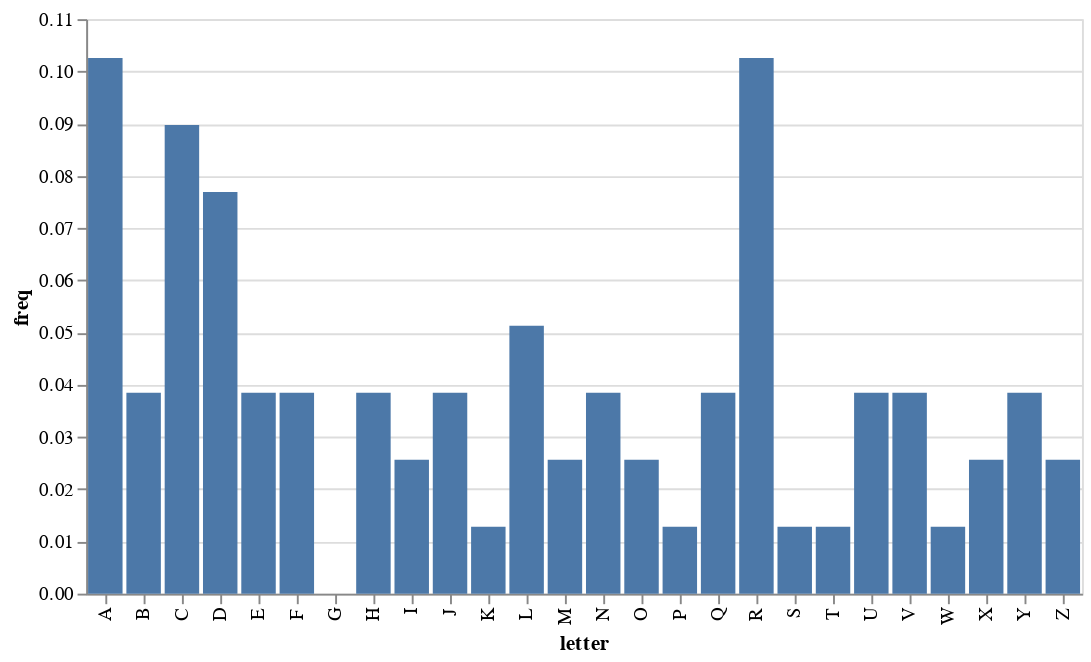

The notebook cell this image was saved under:
### Code cell
freq_chart(Y[1::6])

### Figure 1 — Vega-Lite specification as saved in the notebook (floating-point values rounded to 4 significant figures)
{"config": {"view": {"continuousWidth": 400, "continuousHeight": 300}}, "data": {"name": "data-f960a1c1455f653927bb84aa06ee81ee"}, "mark": "bar", "encoding": {"tooltip": [{"field": "letter", "type": "nominal"}, {"field": "freq", "type": "quantitative"}], "x": {"field": "letter", "scale": {"domain": ["A", "B", "C", "D", "E", "F", "G", "H", "I", "J", "K", "L", "M", "N", "O", "P", "Q", "R", "S", "T", "U", "V", "W", "X", "Y", "Z"]}, "type": "nominal"}, "y": {"field": "freq", "type": "quantitative"}}, "$schema": "https://vega.github.io/schema/vega-lite/v4.17.0.json", "datasets": {"data-f960a1c1455f653927bb84aa06ee81ee": [{"letter": "A", "freq": 0.1026}, {"letter": "B", "freq": 0.03846}, {"letter": "C", "freq": 0.08974}, {"letter": "D", "freq": 0.07692}, {"letter": "E", "freq": 0.03846}, {"letter": "F", "freq": 0.03846}, {"letter": "G", "freq": 0.0}, {"letter": "H", "freq": 0.03846}, {"letter": "I", "freq": 0.02564}, {"letter": "J", "freq": 0.03846}, {"letter": "K", "freq": 0.01282}, {"letter": "L", "freq": 0.05128}, {"letter": "M", "freq": 0.02564}, {"letter": "N", "freq": 0.03846}, {"letter": "O", "freq": 0.02564}, {"letter": "P", "freq": 0.01282}, {"letter": "Q", "freq": 0.03846}, {"letter": "R", "freq": 0.1026}, {"letter": "S", "freq": 0.01282}, {"letter": "T", "freq": 0.01282}, {"letter": "U", "freq": 0.03846}, {"letter": "V", "freq": 0.03846}, {"letter": "W", "freq": 0.01282}, {"letter": "X", "freq": 0.02564}, {"letter": "Y", "freq": 0.03846}, {"letter": "Z", "freq": 0.02564}]}}
